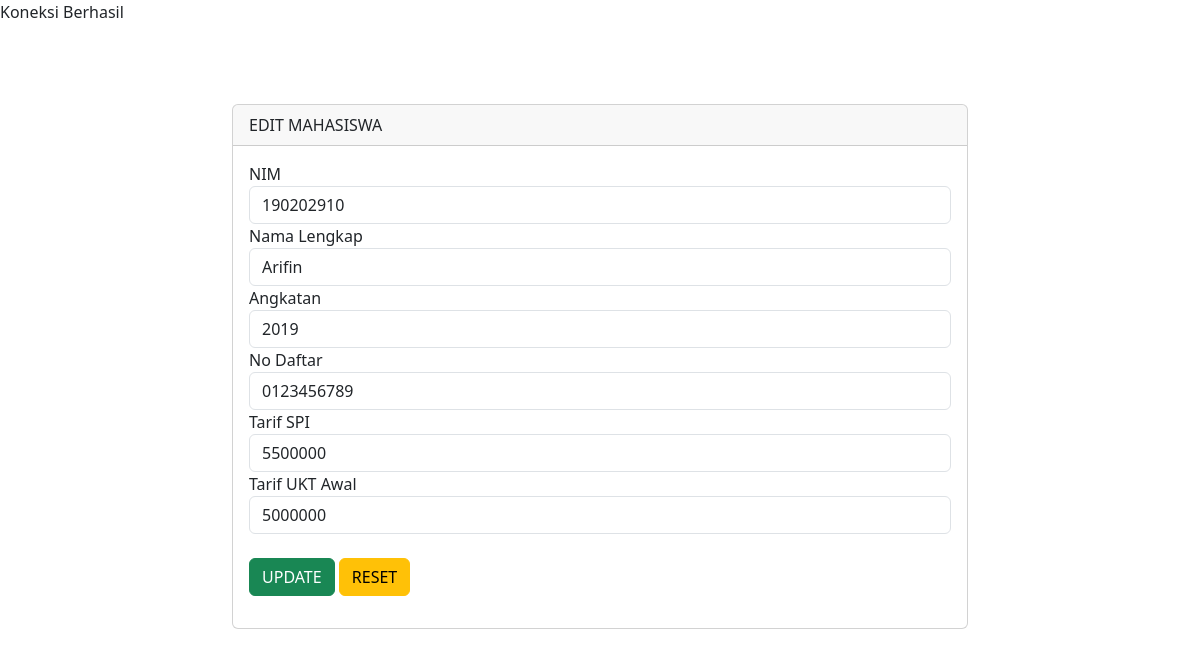
/edit.php?nim=190202910, run on the app's committed database.
### tables this page shows
CREATE TABLE IF NOT EXISTS `mahasiswa` (
  `nim` char(9) NOT NULL,
  `nama` varchar(50) DEFAULT NULL,
  `angkatan` char(4) DEFAULT NULL,
  `no_daftar` varchar(10) DEFAULT NULL,
  `no_va_daftar` varchar(16) DEFAULT NULL,
  `no_va_ukt` varchar(16) DEFAULT NULL,
  `tarif_spi` int(11) DEFAULT NULL,
  `tarif_ukt_awal` int(11) DEFAULT NULL,
  PRIMARY KEY (`nim`)
);

### edit.php (the view, shortened to what this page needs)
<?php
include ('koneksi.php');
$nim = $_GET['nim'];
$query = "SELECT * FROM mahasiswa WHERE nim = $nim LIMIT 1";
$result = mysqli_query($connection, $query);
$row = mysqli_fetch_array($result);
?>
<!doctype html>
<html lang="en">
<head>
    <link href="https://cdn.jsdelivr.net/npm/bootstrap@5.3.3/dist/css/bootstrap.min.css" rel="stylesheet"
>
</head>
<body>
    <div class="container" style="margin-top: 80px">
        <div class="row">
            <div class="col-md-8 offset-md-2">
                <div class="card">
                    <div class="card-header">
                        EDIT MAHASISWA
                    </div>
                    <div class="card-body">
                        <form action="update.php" method="POST">
                            <div class="form-group">
                                <label>NIM</label>
                                <input type="number" name="nim" value="<?php echo $row['nim'] ?>" class="form-control"
                                    readonly>
                            </div>
                            <div class="form-group">
                                <label>Nama Lengkap</label>
                                <input type="text" name="nama" value="<?php echo $row['nama'] ?>"
                                    placeholder="Masukkan Nama Mahasiswa" class="form-control">
                            </div>
                            <div class="form-group">
                                <label>Angkatan</label><br>
                                <select name="angkatan" id="" class="form-control">
                                    <option value="2019" <?php echo ($row['angkatan'] == '2019') ? 'selected' : '' ?>>2019
                                    </option>
                                </select>
                            </div>
                            <div class="form-group">
                                <label>No Daftar</label>
                                <input type="number" name="no_daftar" value="<?php echo $row['no_daftar'] ?>"
                                    placeholder="Masukan Nomor Pendaftaran" class="form-control">
                            </div>
                            <div class="form-group">
                                <label>Tarif SPI</label>
                                <input type="number" name="tarif_spi" value="<?php echo $row['tarif_spi'] ?>"
                                    placeholder="Masukan Jumlah SPI" class="form-control">
                            </div>
                            <div class="form-group">
                                <label>Tarif UKT Awal</label>
                                <input type="number" name="tarif_ukt_awal" value="<?php echo $row['tarif_ukt_awal'] ?>"
                                    placeholder="Masukan Jumlah UKT" class="form-control">
                            </div><br>
                            <button type="submit" class="btn btn-success">UPDATE</button>
                            <button type="reset" class="btn btn-warning">RESET</button>
                        </form>
                    </div>
                </div>
            </div>
        </div>
    </div>
</body>
</html>

### data on the page
mahasiswa: nim "190202910", nama "Arifin", angkatan "2019", no_daftar "0123456789", tarif_spi "5500000", tarif_ukt_awal "5000000"
